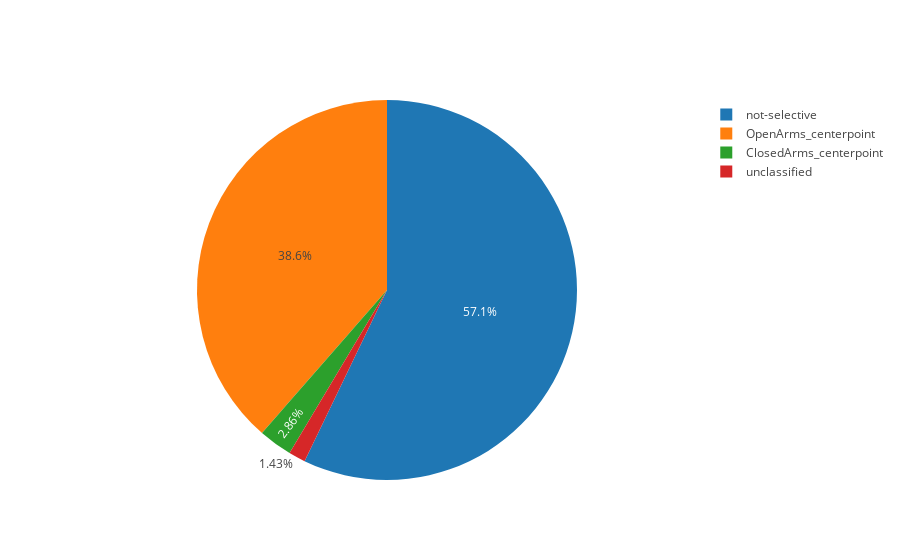

This figure's notebook cell:
### Code cell
plot_pie_chart(epm_neurons_for_beh, "OpenArms_centerpoint", "ClosedArms_centerpoint", "not-selective", "unclassified")

### Figure 1 — Plotly figure (JSON) as saved in the notebook; plotly's stock layout.template omitted (floating-point values rounded to 4 significant figures)
{"data": [{"labels": ["OpenArms_centerpoint", "ClosedArms_centerpoint", "not-selective", "unclassified"], "type": "pie", "uid": "3c583e", "values": [27, 2, 40, 1]}], "layout": {"autosize": true}}
